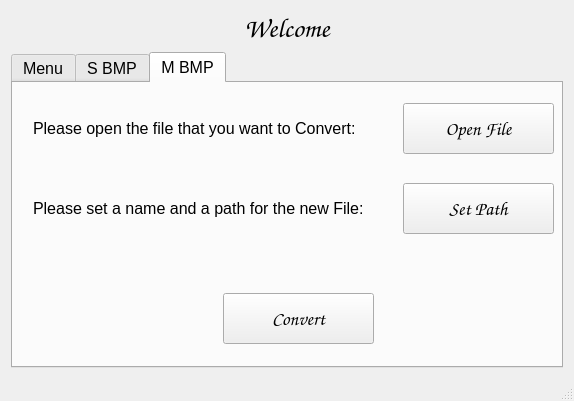
<?xml version="1.0" encoding="UTF-8"?>
<ui version="4.0">
 <class>MainWindow</class>
 <widget class="QMainWindow" name="MainWindow">
  <property name="geometry">
   <rect>
    <x>0</x>
    <y>0</y>
    <width>574</width>
    <height>401</height>
   </rect>
  </property>
  <property name="windowTitle">
   <string>MainWindow</string>
  </property>
  <property name="windowIcon">
   <iconset resource="resources.qrc">
    <normaloff>:/new/prefix1/Resources/bmp.png</normaloff>:/new/prefix1/Resources/bmp.png</iconset>
  </property>
  <property name="iconSize">
   <size>
    <width>32</width>
    <height>32</height>
   </size>
  </property>
  <widget class="QWidget" name="centralWidget">
   <layout class="QGridLayout" name="gridLayout_2">
    <item row="1" column="0" colspan="2">
     <widget class="QTabWidget" name="tabWidget">
      <property name="font">
       <font>
        <pointsize>12</pointsize>
       </font>
      </property>
      <property name="currentIndex">
       <number>2</number>
      </property>
      <property name="iconSize">
       <size>
        <width>16</width>
        <height>16</height>
       </size>
      </property>
      <widget class="QWidget" name="tab">
       <attribute name="icon">
        <iconset resource="resources.qrc">
         <normaloff>:/new/prefix1/Resources/iconfinder_menu-24_103174.png</normaloff>:/new/prefix1/Resources/iconfinder_menu-24_103174.png</iconset>
       </attribute>
       <attribute name="title">
        <string>Menu</string>
       </attribute>
       <widget class="QPushButton" name="GreyScale">
        <property name="geometry">
         <rect>
          <x>190</x>
          <y>80</y>
          <width>181</width>
          <height>41</height>
         </rect>
        </property>
        <property name="font">
         <font>
          <family>Comic Sans MS</family>
          <pointsize>12</pointsize>
         </font>
        </property>
        <property name="text">
         <string>Standar GreyScale</string>
        </property>
        <property name="iconSize">
         <size>
          <width>48</width>
          <height>48</height>
         </size>
        </property>
       </widget>
       <widget class="QLabel" name="label_4">
        <property name="geometry">
         <rect>
          <x>60</x>
          <y>20</y>
          <width>481</width>
          <height>51</height>
         </rect>
        </property>
        <property name="text">
         <string>Hello here we'll show the differents options that you can use</string>
        </property>
       </widget>
       <widget class="QPushButton" name="GreyScale_2">
        <property name="geometry">
         <rect>
          <x>190</x>
          <y>140</y>
          <width>181</width>
          <height>41</height>
         </rect>
        </property>
        <property name="font">
         <font>
          <family>Comic Sans MS</family>
          <pointsize>12</pointsize>
         </font>
        </property>
        <property name="text">
         <string>MultiThread GreyScale</string>
        </property>
        <property name="iconSize">
         <size>
          <width>48</width>
          <height>48</height>
         </size>
        </property>
       </widget>
      </widget>
      <widget class="QWidget" name="tab_2">
       <attribute name="icon">
        <iconset resource="resources.qrc">
         <normaloff>:/new/prefix1/Resources/Shades02-1024x570@3x.jpg</normaloff>:/new/prefix1/Resources/Shades02-1024x570@3x.jpg</iconset>
       </attribute>
       <attribute name="title">
        <string>S BMP</string>
       </attribute>
       <widget class="QPushButton" name="pushButton">
        <property name="geometry">
         <rect>
          <x>380</x>
          <y>20</y>
          <width>151</width>
          <height>51</height>
         </rect>
        </property>
        <property name="font">
         <font>
          <family>Comic Sans MS</family>
          <pointsize>14</pointsize>
         </font>
        </property>
        <property name="text">
         <string>Open File</string>
        </property>
        <property name="icon">
         <iconset resource="resources.qrc">
          <normaloff>:/new/prefix1/Resources/iconfinder_Close_1493281.png</normaloff>:/new/prefix1/Resources/iconfinder_Close_1493281.png</iconset>
        </property>
        <property name="iconSize">
         <size>
          <width>48</width>
          <height>48</height>
         </size>
        </property>
       </widget>
       <widget class="QPushButton" name="pushButton_2">
        <property name="geometry">
         <rect>
          <x>380</x>
          <y>100</y>
          <width>151</width>
          <height>51</height>
         </rect>
        </property>
        <property name="font">
         <font>
          <family>Comic Sans MS</family>
          <pointsize>14</pointsize>
         </font>
        </property>
        <property name="text">
         <string>Set Path</string>
        </property>
        <property name="icon">
         <iconset resource="resources.qrc">
          <normaloff>:/new/prefix1/Resources/iconfinder_Open_1493293 (1).png</normaloff>:/new/prefix1/Resources/iconfinder_Open_1493293 (1).png</iconset>
        </property>
        <property name="iconSize">
         <size>
          <width>48</width>
          <height>48</height>
         </size>
        </property>
       </widget>
       <widget class="QPushButton" name="pushButton_3">
        <property name="geometry">
         <rect>
          <x>200</x>
          <y>210</y>
          <width>151</width>
          <height>51</height>
         </rect>
        </property>
        <property name="font">
         <font>
          <family>Comic Sans MS</family>
          <pointsize>14</pointsize>
         </font>
        </property>
        <property name="text">
         <string>Convert</string>
        </property>
        <property name="icon">
         <iconset resource="resources.qrc">
          <normaloff>:/new/prefix1/Resources/greyBMP.png</normaloff>:/new/prefix1/Resources/greyBMP.png</iconset>
        </property>
        <property name="iconSize">
         <size>
          <width>48</width>
          <height>48</height>
         </size>
        </property>
       </widget>
       <widget class="QLabel" name="label_2">
        <property name="geometry">
         <rect>
          <x>10</x>
          <y>30</y>
          <width>361</width>
          <height>31</height>
         </rect>
        </property>
        <property name="text">
         <string>Please open the file that you want to Convert:</string>
        </property>
       </widget>
       <widget class="QLabel" name="label_3">
        <property name="geometry">
         <rect>
          <x>10</x>
          <y>110</y>
          <width>371</width>
          <height>31</height>
         </rect>
        </property>
        <property name="text">
         <string>Please set a name and a path for the new File:</string>
        </property>
       </widget>
      </widget>
      <widget class="QWidget" name="tab_3">
       <attribute name="icon">
        <iconset resource="resources.qrc">
         <normaloff>:/new/prefix1/Resources/multithread.png</normaloff>:/new/prefix1/Resources/multithread.png</iconset>
       </attribute>
       <attribute name="title">
        <string>M BMP</string>
       </attribute>
       <widget class="QPushButton" name="pushButton_4">
        <property name="geometry">
         <rect>
          <x>210</x>
          <y>210</y>
          <width>151</width>
          <height>51</height>
         </rect>
        </property>
        <property name="font">
         <font>
          <family>Comic Sans MS</family>
          <pointsize>14</pointsize>
         </font>
        </property>
        <property name="text">
         <string>Convert</string>
        </property>
        <property name="icon">
         <iconset resource="resources.qrc">
          <normaloff>:/new/prefix1/Resources/greyBMP.png</normaloff>:/new/prefix1/Resources/greyBMP.png</iconset>
        </property>
        <property name="iconSize">
         <size>
          <width>48</width>
          <height>48</height>
         </size>
        </property>
       </widget>
       <widget class="QLabel" name="label_5">
        <property name="geometry">
         <rect>
          <x>20</x>
          <y>30</y>
          <width>361</width>
          <height>31</height>
         </rect>
        </property>
        <property name="text">
         <string>Please open the file that you want to Convert:</string>
        </property>
       </widget>
       <widget class="QPushButton" name="pushButton_5">
        <property name="geometry">
         <rect>
          <x>390</x>
          <y>100</y>
          <width>151</width>
          <height>51</height>
         </rect>
        </property>
        <property name="font">
         <font>
          <family>Comic Sans MS</family>
          <pointsize>14</pointsize>
         </font>
        </property>
        <property name="text">
         <string>Set Path</string>
        </property>
        <property name="icon">
         <iconset resource="resources.qrc">
          <normaloff>:/new/prefix1/Resources/iconfinder_Open_1493293 (1).png</normaloff>:/new/prefix1/Resources/iconfinder_Open_1493293 (1).png</iconset>
        </property>
        <property name="iconSize">
         <size>
          <width>48</width>
          <height>48</height>
         </size>
        </property>
       </widget>
       <widget class="QLabel" name="label_6">
        <property name="geometry">
         <rect>
          <x>20</x>
          <y>110</y>
          <width>371</width>
          <height>31</height>
         </rect>
        </property>
        <property name="text">
         <string>Please set a name and a path for the new File:</string>
        </property>
       </widget>
       <widget class="QPushButton" name="pushButton_6">
        <property name="geometry">
         <rect>
          <x>390</x>
          <y>20</y>
          <width>151</width>
          <height>51</height>
         </rect>
        </property>
        <property name="font">
         <font>
          <family>Comic Sans MS</family>
          <pointsize>14</pointsize>
         </font>
        </property>
        <property name="text">
         <string>Open File</string>
        </property>
        <property name="icon">
         <iconset resource="resources.qrc">
          <normaloff>:/new/prefix1/Resources/iconfinder_Close_1493281.png</normaloff>:/new/prefix1/Resources/iconfinder_Close_1493281.png</iconset>
        </property>
        <property name="iconSize">
         <size>
          <width>48</width>
          <height>48</height>
         </size>
        </property>
       </widget>
      </widget>
     </widget>
    </item>
    <item row="0" column="0" colspan="2">
     <widget class="QLabel" name="label">
      <property name="font">
       <font>
        <family>Comic Sans MS</family>
        <pointsize>20</pointsize>
       </font>
      </property>
      <property name="text">
       <string>Welcome</string>
      </property>
      <property name="alignment">
       <set>Qt::AlignCenter</set>
      </property>
     </widget>
    </item>
   </layout>
  </widget>
  <widget class="QStatusBar" name="statusBar"/>
 </widget>
 <layoutdefault spacing="6" margin="11"/>
 <resources>
  <include location="resources.qrc"/>
 </resources>
 <connections/>
</ui>
